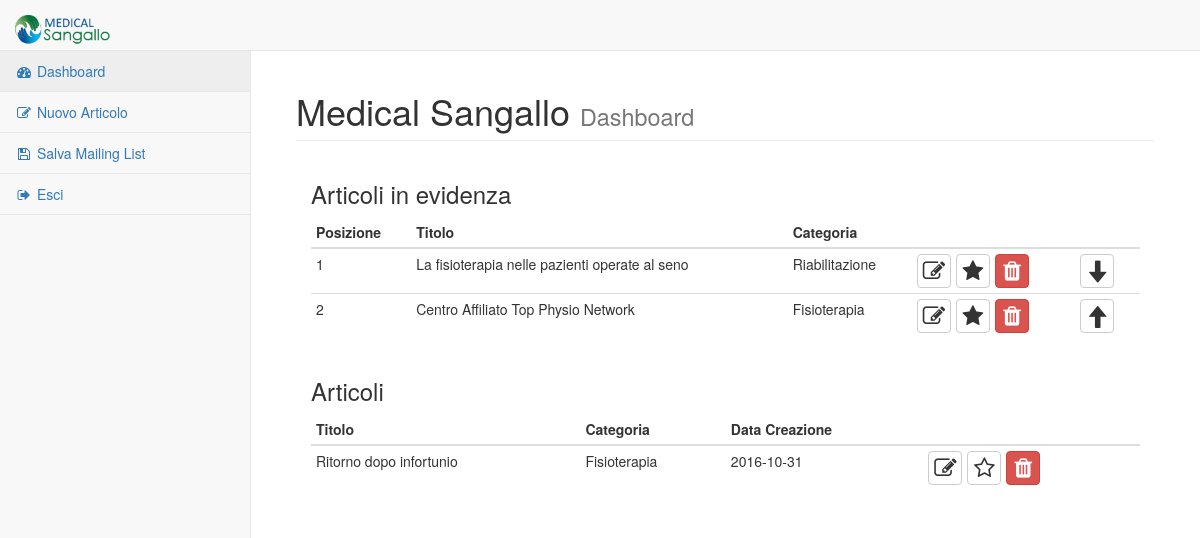
The page /administrator/dashboard.php (signed in) on the database as committed earlier.
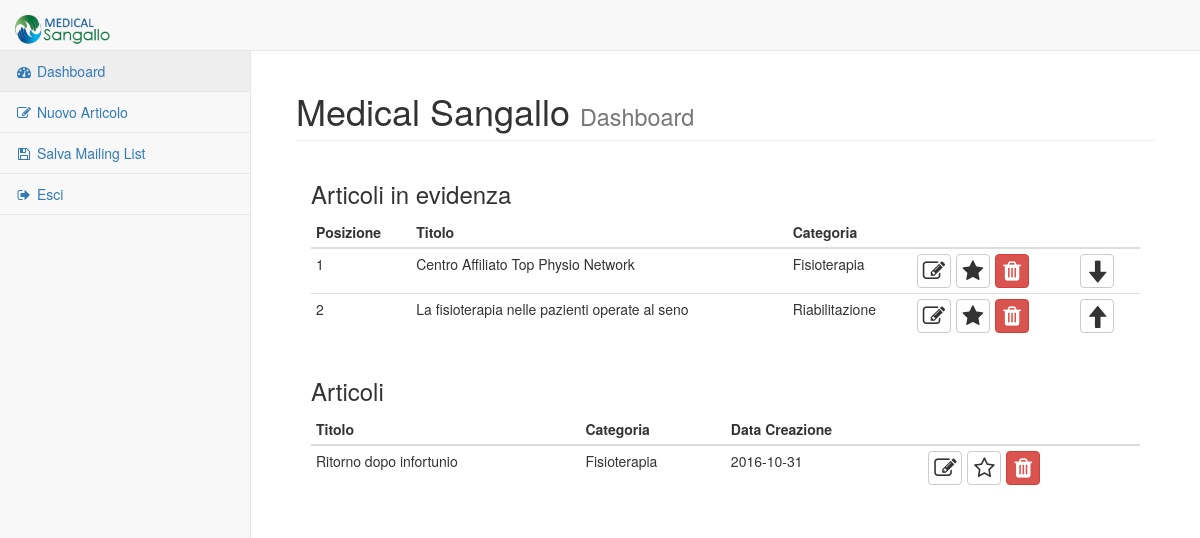
The same page on the database as committed later.
### tables this page shows
CREATE TABLE articolo (id INTEGER PRIMARY KEY AUTOINCREMENT, titolo TEXT UNIQUE NOT NULL, sottotitolo TEXT UNIQUE NOT NULL, testo TEXT NOT NULL, homepage INT DEFAULT 0, data_creazione DATE DEFAULT CURRENT_DATE NOT NULL, posizione INT DEFAULT 0, categoria STRING (50) NOT NULL, pathImg STRING);

### administrator/php/variabili.php (called while the page is built, shortened)
<?php
$header = "html/header.html";
$footer = "html/footer.html";
$home = "../index.html";
$changeStatus = "changeStatus.php";
$deleteArticolo = "deleteArticolo.php";
$changeOrder = "changeOrder.php";
$pagine = array(
    array(
        'nome' => 'Dashboard',
        'link' => 'dashboard.php',
        'icon' => 'dashboard'
    ),
    array(
        'nome' => 'Nuovo Articolo',
        'link' => 'nuovoArticolo.php',
        'icon' => 'edit'
    ),
    array(
        'nome' => 'Salva Mailing List',
        'link' => 'mailingList.php',
        'icon' => 'save'
    ),
    array(
        'nome' => 'Esci',
        'link' => 'logout.php',
        'icon' => 'sign-out'
    )
);

### administrator/php/template.php (the view, shortened to what this page needs)
<?php
require_once("php/variabili.php");
require_once("php/utility.php");
function printNavbar()
{
    global $home;
    echo '<nav class="navbar navbar-default navbar-static-top" role="navigation" style="margin-bottom: 0">';
    echo '<div class="navbar-header">';
    echo '<a class="navbar-brand" href="' . $home . '">';
    echo '<img src="img/logo.png" alt="" style="height: 30px;">';
    echo '</a>';
    echo '</div>';
    printSidebar();
    echo '</nav';
}
function printSidebar()
{
    global $pagine;
    echo '<div class="navbar-default sidebar" role="navigation">';
    echo '<div class="sidebar-nav navbar-collapse">';
    echo '<ul class="nav" id="side-menu">';
    for ($x = 0; $x < count($pagine); $x++) {
        echo '<li>';
        echo '<a href="' . $pagine[$x]['link'] . '"><i class="fa fa-' . $pagine[$x]['icon'] . ' fa-fw"></i> ' . $pagine[$x]['nome'] . '</a>';
        echo '</li>';
    }
    echo '</ul>';
    echo '</div>';
    echo '</div>';
}
function printRowDashbordInEvidenza($articolo)
{
    echo "<tr>";
    echo "<td>" . $articolo['posizione'] . "</td>";
    echo "<td>" . $articolo['titolo'] . "</td>";
    echo "<td>" . $articolo['categoria'] . "</td>";
    echo "<td>";
    echo '<div style="display: inline-flex;">';
    editButton($articolo['id']);
    starButton($articolo['id'], $articolo['homepage']);
    deleteButton($articolo['id']);
    echo "</div>";
    echo "</td>";
    echo '<td>';
    arrow($articolo['id'], $articolo['posizione']);
    echo '</td>';
    echo "</tr>";
}
function printRowDashbord($articolo)
{
    echo "<tr>";
    echo "<td>" . $articolo['titolo'] . "</td>";
    echo "<td>" . $articolo['categoria'] . "</td>";
    echo "<td>" . $articolo['data_creazione'] . "</td>";
    echo "<td>";
    echo '<div style="display: inline-flex;">';
    starButton($articolo['id'], $articolo['homepage']);
    echo "</div>";
    echo "</td>";
    echo "</tr>";
}
function arrow($id, $posizione)
{
    global $changeOrder;
    $numeroArticoli = getNumeroArticoli();
    echo '<div style="display: inline-flex;">';
    if ($posizione != 1 && $posizione <= $numeroArticoli) {
        echo '<form action="' . $changeOrder . '" method="post">';
        echo '<button type="submit" class="btn btn-social-icon btn-default btn-dash"><span class="glyphicon glyphicon-arrow-up" aria-hidden="true"></span></button>';
        echo '</form>';
    }
    if ($posizione >= 1 && $posizione < $numeroArticoli) {
        echo '<form action="' . $changeOrder . '" method="post">';
        echo '<button type="submit" class="btn btn-social-icon btn-default btn-dash"><span class="glyphicon glyphicon-arrow-down" aria-hidden="true"></span></button>';
        echo '</form>';
    }
    echo '</div>';
}
function starButton($id, $status)
{
    global $changeStatus;
    if ($status == 0) {
        echo '<form action="' . $changeStatus . '" method="post">';
        echo '<button type="submit" class="btn btn-social-icon btn-default btn-dash"><i class="fa fa-star-o"></i></button>';
        echo '</form>';
    } else {
        echo '<form action="' . $changeStatus . '" method="post">';
        echo '<button type="submit" class="btn btn-social-icon btn-default btn-dash"><i class="fa fa-star"></i></button>';
        echo '</form>';
    }
}
function editButton($id)
{
    echo '<form action="modifica.php" method="post">';
    echo '<button type="submit" class="btn btn-social-icon btn-default btn-dash"><i class="fa fa-edit"></i></button>';
    echo '</form>';
}
function deleteButton($id)
{
    global $deleteArticolo;
    echo '<form action="' . $deleteArticolo . '" method="post">';
    echo '<button type="submit" class="btn btn-social-icon btn-danger"><i class="fa fa-trash"></i></button>';
    echo '</form>';
}
?>

### administrator/dashboard.php (shortened to what this page needs)
<?php require_once("php/variabili.php"); ?>
<?php require_once("php/template.php"); ?>
<?php require_once("php/utility.php"); ?>
<?php echo file_get_contents($header); ?>
<?php printNavbar() ?>
<div id="page-wrapper">
    <div class="container-fluid">
        <div class="row">
            <div class="col-lg-12">
                <h1 class="page-header">
                    Medical Sangallo
                    <small>Dashboard</small>
                </h1>
                <div class="container-fluid">
                    <h3>Articoli in evidenza</h3>
                    <table class="table table-condensed table-responsive">
                        <thead>
                        <tr>
                            <th>Posizione</th>
                            <th>Titolo</th>
                            <th>Categoria</th>
                            <th></th>
                            <th></th>
                        </tr>
                        </thead>
                        <tbody>
                        <?php
                        printArticoliInEvidenza();
                        ?>
                        </tbody>
                    </table>
                </div>
                <div class="container-fluid">
                    <h3>Articoli</h3>
                    <table class="table table-condensed table-responsive">
                        <thead>
                        <tr>
                            <th>Titolo</th>
                            <th>Categoria</th>
                            <th>Data Creazione</th>
                            <th></th>
                        </tr>
                        </thead>
                        <tbody>
                        <?php
                        printArticoliNotInEvidenza();
                        ?>
                        </tbody>
                    </table>
                </div>
            </div>
        </div>
    </div>
</div>
<?php echo file_get_contents($footer); ?>

### administrator/php/utility.php (shortened to what this page needs)
<?php
require_once('variabili.php');
$database = "database/medicalSangallo.db";
function getNumeroArticoli()
{
    $results = getArticoliInEvidenza();
    $count = 0;
    while ($articolo = $results->fetchArray()) {
        $count++;
    }
    return $count;
}
function getArticoliInEvidenza()
{
    global $database;
    $db = new SQLite3($database);
    $query = 'select * from articolo where homepage=1 order by posizione';
    $results = $db->query($query);
    return $results;
}
function printArticoliInEvidenza(){
    $results = getArticoliInEvidenza();
    while ($articolo = $results->fetchArray()) {
        printRowDashbordInEvidenza($articolo);
    }
    return $results;
}
function printArticoliNotInEvidenza(){
    global $database;
    $db = new SQLite3($database);
    $query = 'select * from articolo where homepage=0';
    $results = $db->query($query);
    while ($articolo = $results->fetchArray()) {
        printRowDashbord($articolo);
    }
    return $results;
}

Rows that differ between the two databases and show on the page:
changed articolo "Centro Affiliato Top Physio Network": posizione "2" → "1"; moves up the list
changed articolo "La fisioterapia nelle pazienti operate al seno": posizione "1" → "2"
